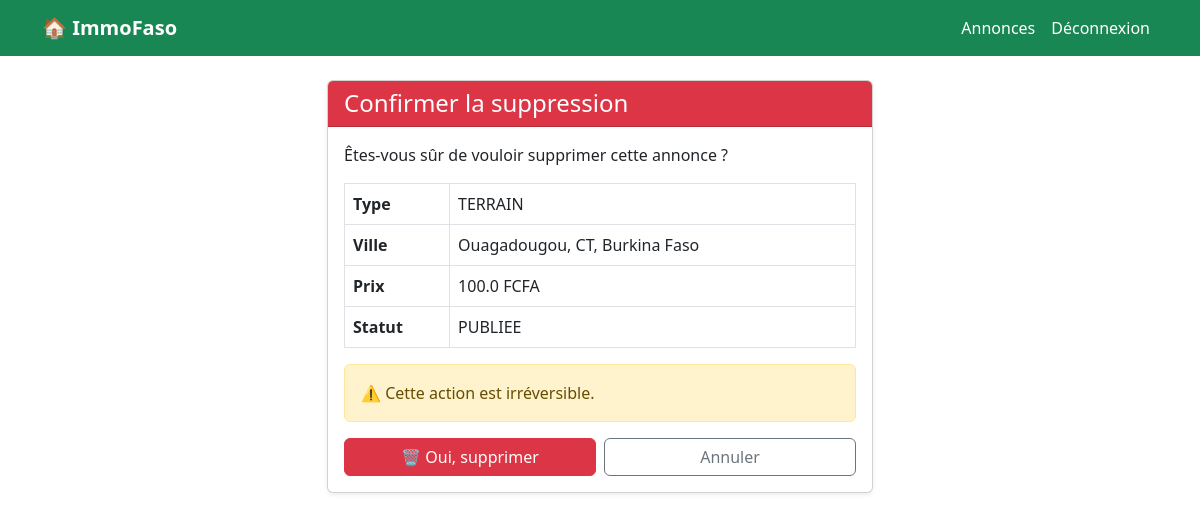
Screenshot of /bailleur/annonces/3/supprimer/ (signed in) with the database file from the repository.
### core/models.py (models this page shows, shortened)
class Annonce(models.Model):
    OPTION_CHOICES = [
        ('LOCATION', 'Location'),
        ('VENTE', 'Vente'),
    ]
    STATUT_CHOICES = [
        ('EN_ATTENTE', 'En attente de validation'),
        ('PUBLIEE', 'Publiée'),
        ('REFUSEE', 'Refusée'),
        ('RETIREE', 'Retirée'),
    ]
    bailleur = models.ForeignKey(
        Bailleur,
        on_delete=models.CASCADE,
        related_name='annonces',
        null=True,
        blank=True
    )
    bien = models.ForeignKey(
        BienImmobilier,
        on_delete=models.CASCADE,
        related_name='annonces'
    )
    agent_validateur = models.ForeignKey(
        Agent,
        on_delete=models.SET_NULL,
        null=True,
        blank=True,
        related_name='annonces_validees'
    )
    agent_createur = models.ForeignKey(
    Agent,
    on_delete=models.SET_NULL,
    null=True,
    blank=True,
    related_name='annonces_agence'
)
    option = models.CharField(max_length=10, choices=OPTION_CHOICES)
    prix = models.FloatField()
    description = models.TextField()
    statut = models.CharField(max_length=20, choices=STATUT_CHOICES, default='EN_ATTENTE')
    date_publication = models.DateTimeField(auto_now_add=True)
    class Meta:
        verbose_name = 'Annonce'

class BienImmobilier(models.Model):
    TYPE_CHOICES = [
        ('TERRAIN', 'Terrain'),
        ('BATIMENT', 'Bâtiment'),
        ('APPARTEMENT', 'Appartement'),
        ('VILLA', 'Villa'),
        ('COMMERCE', 'Commerce'),
    ]
    USAGE_CHOICES = [
        ('RESIDENCE', 'Résidence'),
        ('BUREAU', 'Bureau'),
        ('COMMERCE', 'Commerce'),
        ('AGRICULTURE', 'Agriculture'),
    ]
    proprietaire = models.ForeignKey(Bailleur, on_delete=models.CASCADE, related_name='biens',null=True,blank=True  )
    type = models.CharField(max_length=20, choices=TYPE_CHOICES)
    usage = models.CharField(max_length=20, choices=USAGE_CHOICES)
    superficie = models.FloatField()
    ville = models.CharField(max_length=100)
    localisation = models.CharField(max_length=255)
    description = models.TextField()
    class Meta:
        verbose_name = 'Bien Immobilier'

### core/views.py (the view, shortened to what this page needs)
# urls.py: path('bailleur/annonces/<int:annonce_id>/supprimer/', views.supprimer_annonce, name='supprimer_annonce'),
@login_required
def supprimer_annonce(request, annonce_id):
    annonce = get_object_or_404(Annonce, id=annonce_id)
    return render(request, 'bailleur/confirmer_suppression.html', {'annonce': annonce})

### core/templates/bailleur/confirmer_suppression.html (shortened to what this page needs)
{% extends 'base.html' %}
{% block content %}
<div class="row justify-content-center">
    <div class="col-md-6">
        <div class="card shadow-sm">
            <div class="card-header bg-danger text-white">
                <h4 class="mb-0">Confirmer la suppression</h4>
            </div>
            <div class="card-body">
                <p>Êtes-vous sûr de vouloir supprimer cette annonce ?</p>
                <table class="table table-bordered">
                    <tr>
                        <th>Type</th>
                        <td>{{ annonce.bien.type }}</td>
                    </tr>
                    <tr>
                        <th>Ville</th>
                        <td>{{ annonce.bien.ville }}</td>
                    </tr>
                    <tr>
                        <th>Prix</th>
                        <td>{{ annonce.prix }} FCFA</td>
                    </tr>
                    <tr>
                        <th>Statut</th>
                        <td>{{ annonce.statut }}</td>
                    </tr>
                </table>
                <div class="alert alert-warning">
                    ⚠️ Cette action est irréversible.
                </div>
                <form method="POST">
                    <div class="d-flex gap-2">
                        <button type="submit" class="btn btn-danger w-100">
                            🗑️ Oui, supprimer
                        </button>
                        <a href="{% url 'mes_annonces_bailleur' %}" class="btn btn-outline-secondary w-100">
                            Annuler
                        </a>
                    </div>
                </form>
            </div>
        </div>
    </div>
</div>
{% endblock %}

### rows the page displays
Annonce: bien.type "TERRAIN", bien.ville "Ouagadougou, CT, Burkina Faso", prix "100.0", statut "PUBLIEE"
